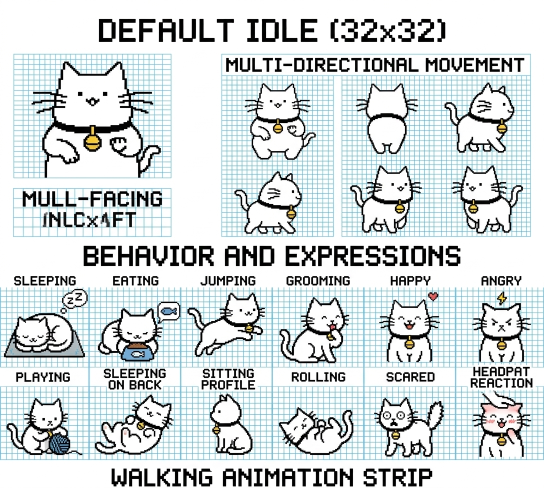
#> input picture design/ref/reference2.jpg, 1088 x 976 px (shown at 1/2 size)
$ python extract_ref2.py
#> lines starting #> are read from the running program, lines starting #| are printed output that depends on the picture
"""Вырезает все позы Пуша из листа поведения (design/ref/reference2.jpg).

Фон (белый и голубая сетка), до которого можно дойти от края клетки, становится
прозрачным; цвета самих поз (розовые щёки, миска, клубок) сохраняются.
Результат: assets/sprites/ref/<имя>.png
"""
import os
from collections import deque
from PIL import Image

HERE = os.path.dirname(__file__)
REF = os.path.join(HERE, '..', 'design', 'ref', 'reference2.jpg')
SPR = os.path.join(HERE, '..', 'assets', 'sprites', 'ref')
INK = (27, 29, 34, 255)

COLS = [(2, 176), (180, 359), (363, 543), (547, 726), (730, 909), (913, 1086)]
ROW1, ROW2 = (575, 731), (783, 930)
BOXES = {
    'frontSit': (475, 160, 645, 325),
    'back': (700, 160, 845, 312),
    'frontWalk0': (695, 325, 860, 472),
    'frontWalk1': (890, 325, 1058, 472),
}
for i, n in enumerate(['sleeping', 'eating', 'jumping', 'grooming', 'happy', 'angry']):
    BOXES[n] = (COLS[i][0], ROW1[0], COLS[i][1], ROW1[1])
for i, n in enumerate(['playing', 'sleepBack', 'sitProfile', 'rolling', 'scared', 'headpat']):
    BOXES[n] = (COLS[i][0], ROW2[0], COLS[i][1], ROW2[1])


def is_bg(p):
    r, g, b = p
    lum = 0.3 * r + 0.59 * g + 0.11 * b
    if lum < 165:
        return False
    return max(p) - min(p) < 40 or (b > r + 12 and b > 195 and r < 235)


# у этих поз тело уходит за нижний край клетки: низ между линиями тела не фон
OPEN_BOTTOM = {'happy', 'angry', 'headpat'}


def clean(crop, open_bottom=False, keep_blue=False, cut=()):
    """cut: края клетки, которыми рисунок обрезан (left/bottom/…): с них фон не заливаем."""
    w, h = crop.size
    src = crop.load()
    dark = lambda x, y: 0.3 * src[x, y][0] + 0.59 * src[x, y][1] + 0.11 * src[x, y][2] < 110
    if open_bottom:
        # обрезаем клетку по нижнему краю линий тела, чтобы низ тела был «открыт» ровно по краю
        last = max(y for y in range(h) if sum(dark(x, y) for x in range(w)) >= 4)
        crop = crop.crop((0, 0, w, last - 1))
        w, h = crop.size
        src = crop.load()
    bg = [[False] * w for _ in range(h)]
    bottom = list(range(w))
    if open_bottom:
        ink = [x for x in range(w) if dark(x, h - 1)]
        if ink:
            bottom = [x for x in range(w) if x < min(ink) or x > max(ink)]
    if 'bottom' in cut:
        bottom = []
    q = deque([(x, 0) for x in range(w)] + [(x, h - 1) for x in bottom] +
              ([] if 'left' in cut else [(0, y) for y in range(h)]) +
              ([] if 'right' in cut else [(w - 1, y) for y in range(h)]))
    while q:
        x, y = q.popleft()
        if not (0 <= x < w and 0 <= y < h) or bg[y][x] or not is_bg(src[x, y]):
            continue
        bg[y][x] = True
        q.extend(((x + 1, y), (x - 1, y), (x, y + 1), (x, y - 1)))
    out = Image.new('RGBA', (w, h), (0, 0, 0, 0))
    o = out.load()
    for y in range(h):
        for x in range(w):
            if bg[y][x]:
                continue
            r, g, b = src[x, y]
            lum = 0.3 * r + 0.59 * g + 0.11 * b
            if not keep_blue and lum > 150 and b > r + 25:
                continue  # остатки голубой сетки
            if lum < 90:
                o[x, y] = INK
            elif lum > 205 and max(r, g, b) - min(r, g, b) < 30:
                o[x, y] = (255, 255, 255, 255)
            else:
                o[x, y] = (r, g, b, 255)
    # одиночные пиксели-соринки по краям убираем
    a = out.copy().load()
    for y in range(h):
        for x in range(w):
            if a[x, y][3] and sum(1 for dx, dy in ((1, 0), (-1, 0), (0, 1), (0, -1))
                                  if 0 <= x + dx < w and 0 <= y + dy < h and a[x + dx, y + dy][3]) <= 1:
                o[x, y] = (0, 0, 0, 0)
    # мелкие островки (шум JPEG вокруг рисунка) убираем
    seen = [[False] * w for _ in range(h)]
    for y0 in range(h):
        for x0 in range(w):
            if seen[y0][x0] or not o[x0, y0][3]:
                continue
            comp, q = [], deque([(x0, y0)])
            seen[y0][x0] = True
            while q:
                x, y = q.popleft()
                comp.append((x, y))
                for dx, dy in ((1, 0), (-1, 0), (0, 1), (0, -1)):
                    nx, ny = x + dx, y + dy
                    if 0 <= nx < w and 0 <= ny < h and not seen[ny][nx] and o[nx, ny][3]:
                        seen[ny][nx] = True
                        q.append((nx, ny))
            if len(comp) < 25:
                for x, y in comp:
                    o[x, y] = (0, 0, 0, 0)
    return out.crop(out.getbbox())


def main():
    os.makedirs(SPR, exist_ok=True)
    im = Image.open(REF).convert('RGB')
#> im is the input picture: PIL image 1088x976 RGB; mean R, G, B 209, 215.8, 216.8
    for name, box in BOXES.items():
        c = clean(im.crop(box), name in OPEN_BOTTOM, name in ('eating', 'sleeping'))
        c.save(os.path.join(SPR, f'{name}.png'))
        print(name, c.size)
#> this loop made 16 passes
#> pass 1, in main, `c = clean(im.crop(box), name in OPEN_BOTTOM, name in ('eating', 'sleep..`:
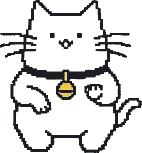
#> c: PIL image 142x153 RGBA; mean R, G, B, A 121, 121.2, 121.3, 160.1; transparent parts drawn white
#> pass 2, in main, `c = clean(im.crop(box), name in OPEN_BOTTOM, name in ('eating', 'sleep..`:
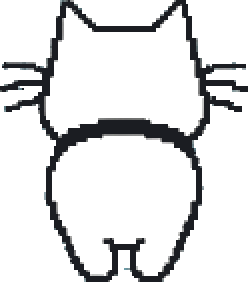
#> c: PIL image 124x141 RGBA (shown 2 times larger); mean R, G, B, A 112.9, 113.2, 113.9, 145; transparent parts drawn white
#> after the loop:
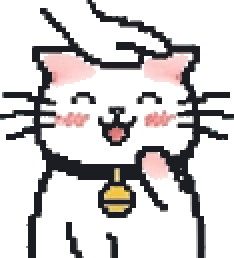
#> c: PIL image 117x129 RGBA (shown 2 times larger); mean R, G, B, A 106.8, 103.8, 103.9, 153.9; transparent parts drawn white


if __name__ == '__main__':
    main()

$ run again, with design/ref/reference3.jpg copied over design/ref/reference2.jpg
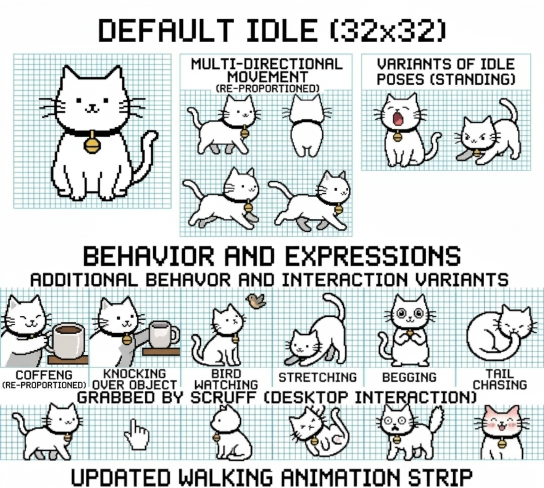
#> input picture design/ref/reference3.jpg, 1088 x 976 px (shown at 1/2 size)
#> in main, im is the input picture: PIL image 1088x976 RGB; mean R, G, B 209, 213.8, 213.5
#> the loop in main, `for name, box in BOXES.items():` made 16 passes
#> pass 1, in main, `c = clean(im.crop(box), name in OPEN_BOTTOM, name in ('eating', 'sleep..`:
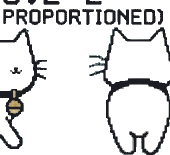
#> c: PIL image 170x155 RGBA; mean R, G, B, A 42.3, 42.6, 43, 76.2; transparent parts drawn white
#> after the loop in main, `for name, box in BOXES.items():`:
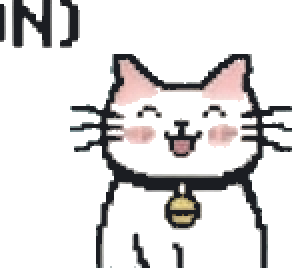
#> c: PIL image 146x134 RGBA (shown 2 times larger); mean R, G, B, A 79.5, 77.9, 77.9, 113.7; transparent parts drawn white
